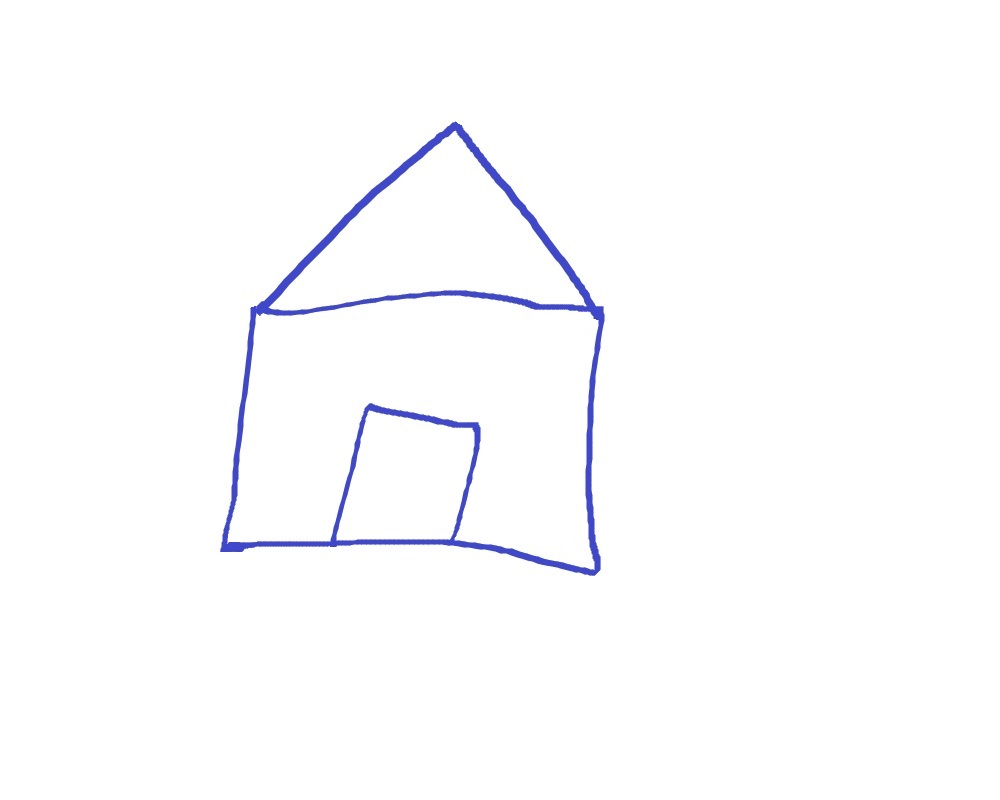
#> input picture images/house.jpg, 1000 x 800 px
$ python approxPolygon.py
#> lines starting #> are read from the running program, lines starting #| are printed output that depends on the picture; after the words box and inside, x2 and y2 are one past the last pixel; in counts of white or black regions, pixels touching at a corner belong together
# -*- coding: utf-8 -*-

import cv2
import numpy as np

image = cv2.imread('images/house.jpg')
#> image is the input picture: shape (800, 1000, 3); mean B, G, R 253.8, 252.1, 251.9
orig_image = cv2.pyrDown(image)

gray = cv2.cvtColor(orig_image, cv2.COLOR_BGR2GRAY)
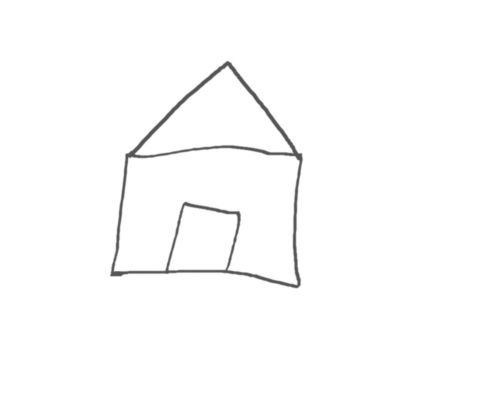
#> gray: shape (400, 500); min 83, max 255, mean 252.2
ret, thresh = cv2.threshold(gray, 127, 255, cv2.THRESH_BINARY_INV)
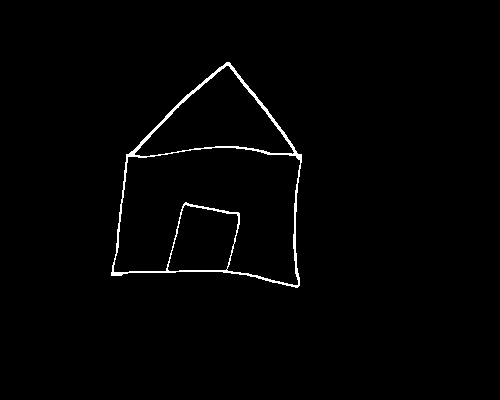
#> thresh: shape (400, 500); 1.2% white in thin lines or dots, all inside (x1, y1, x2, y2) = (111, 62, 302, 288)

contours, hierarchy = cv2.findContours(thresh, cv2.RETR_LIST, cv2.CHAIN_APPROX_NONE)
#> contours = 4 contours; box (x1, y1, x2, y2) and area: (111, 62, 302, 288) 29662, (113, 147, 301, 286) 17458, (134, 65, 295, 157) 7096, (167, 204, 239, 272) 3604
frame1=np.zeros_like(orig_image)
frame2=np.zeros_like(orig_image)
for c in contours:
    x,y,w,h = cv2.boundingRect(c)
    cv2.rectangle(orig_image,(x,y),(x+w,y+h),(0,0,255),2)
    accuracy = 0.03*cv2.arcLength(c, True)
    points=cv2.convexHull(c)
    points1 = cv2.approxPolyDP(c,accuracy,True)

    cv2.drawContours(frame1,[points1],-1,(0,0,255),3)
    cv2.drawContours(frame2,[points],-1  ,(0,0,255),3)
    cv2.imshow('approx',frame1)
    cv2.imshow('hull',frame2)
    cv2.waitKey(0)
#> this loop made 4 passes
#> (x, y, w, h, accuracy, points1) on passes 1, 3: (167, 204, 72, 68, 7.49, [[185, 204], [237, 214], [225, 270], [167, 269]]), (134, 65, 161, 92, 12.52, [[294, 152], [134, 154], [226, 65]])
#> (x, y, w, h, accuracy) on passes 2, 4: (113, 147, 188, 139, 22.85), (111, 62, 191, 226, 21.76)
#> pass 1, `cv2.imshow('approx',frame1)`:
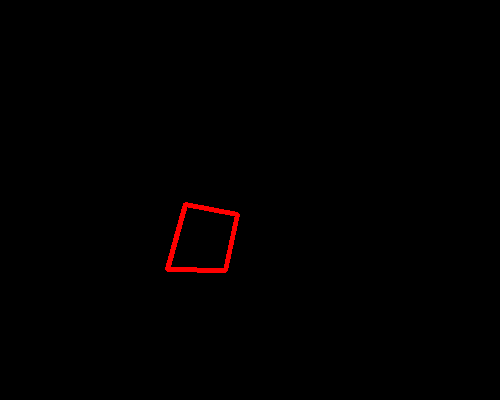
#> window 'approx': shape (400, 500, 3); mean B, G, R 0, 0, 1.5
#> pass 1, `cv2.imshow('hull',frame2)`:
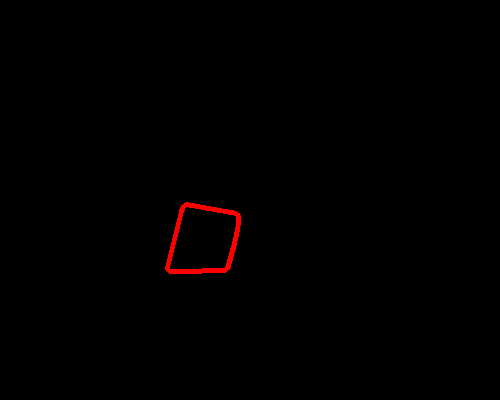
#> window 'hull': shape (400, 500, 3); mean B, G, R 0, 0, 1.5
#> pass 2, `cv2.imshow('hull',frame2)`:
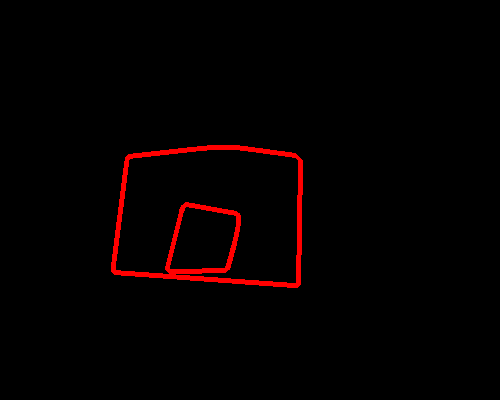
#> window 'hull': shape (400, 500, 3); mean B, G, R 0, 0, 5.3
#> after the loop:
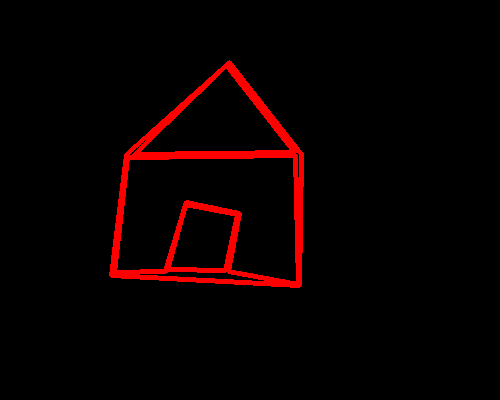
#> frame1: shape (400, 500, 3); mean B, G, R 0, 0, 10.2
#> after the loop:
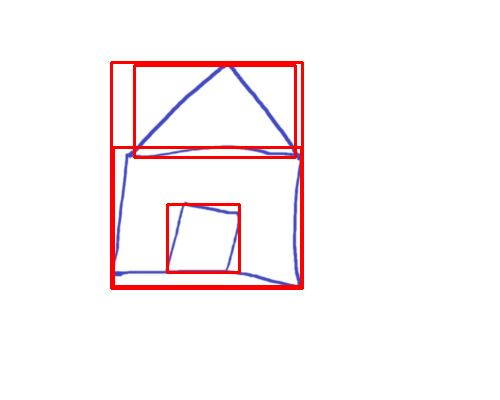
#> orig_image: shape (400, 500, 3); mean B, G, R 246.2, 244.8, 252.5


cv2.destroyAllWindows()

$ run again, with images/4star.jpg copied over images/house.jpg
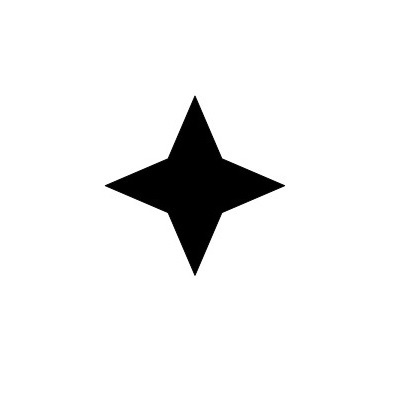
#> input picture images/4star.jpg, 400 x 400 px
#> image is the input picture: shape (400, 400, 3); min 0, max 255, mean 239.2
#> `ret, thresh = cv2.threshold(gray, 127, 255, cv2.THRESH_BINARY_INV)`:
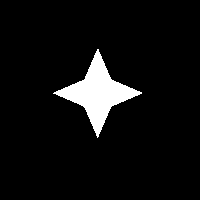
#> thresh: shape (200, 200); 6.2% white; 1 white region
#> contours = 1 contour; box (x1, y1, x2, y2) and area: (53, 49, 142, 138) 2356
#> the loop `for c in contours:` made 1 pass
#> (x, y, w, h, accuracy) on pass 1: (53, 49, 89, 89, 8.68)
#> after the loop `for c in contours:`:
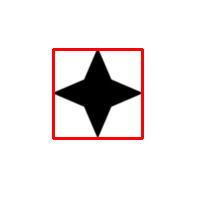
#> orig_image: shape (200, 200, 3); mean B, G, R 232.5, 232.5, 239.3
